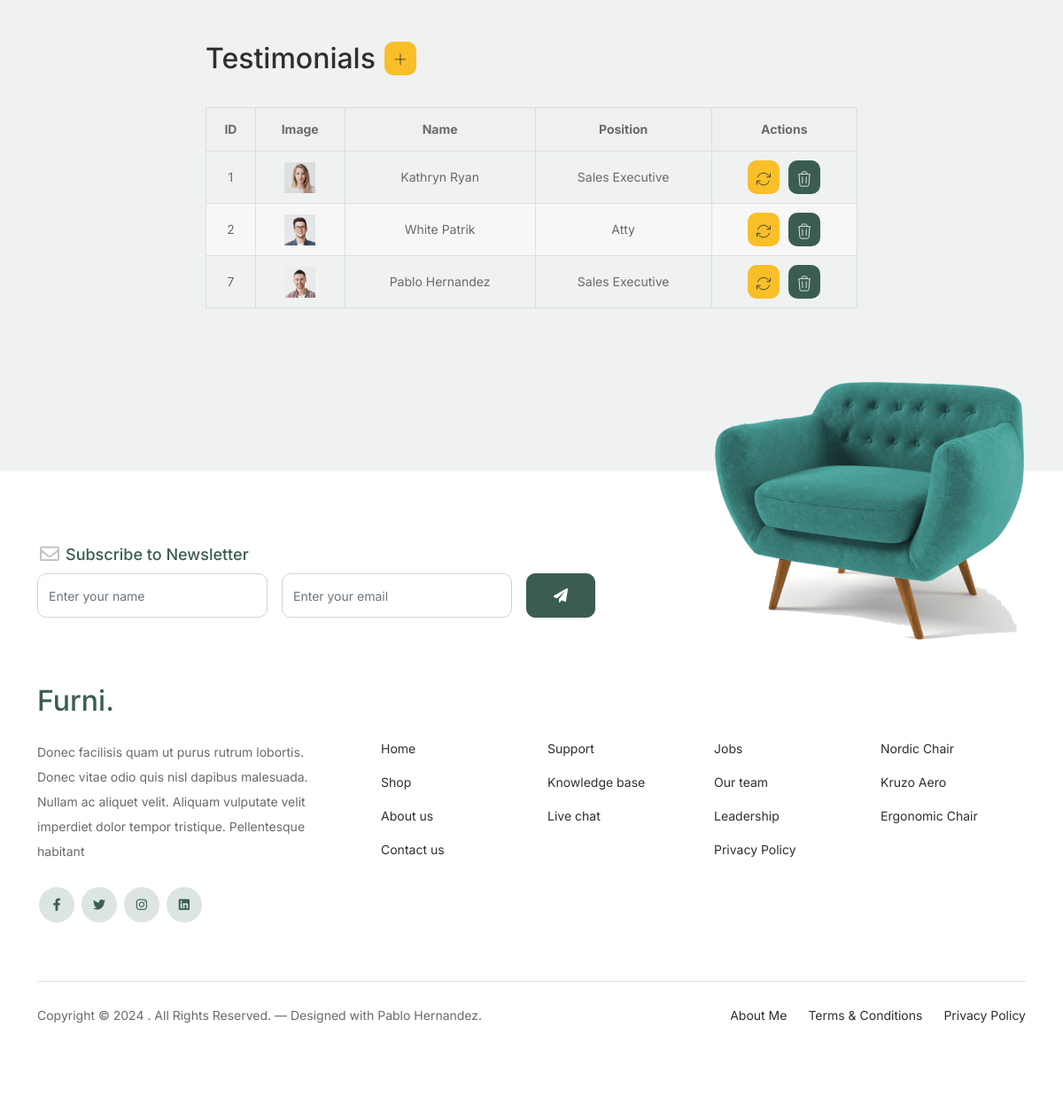
Page /testimonials/ (signed in, lower part) on the earlier database version.
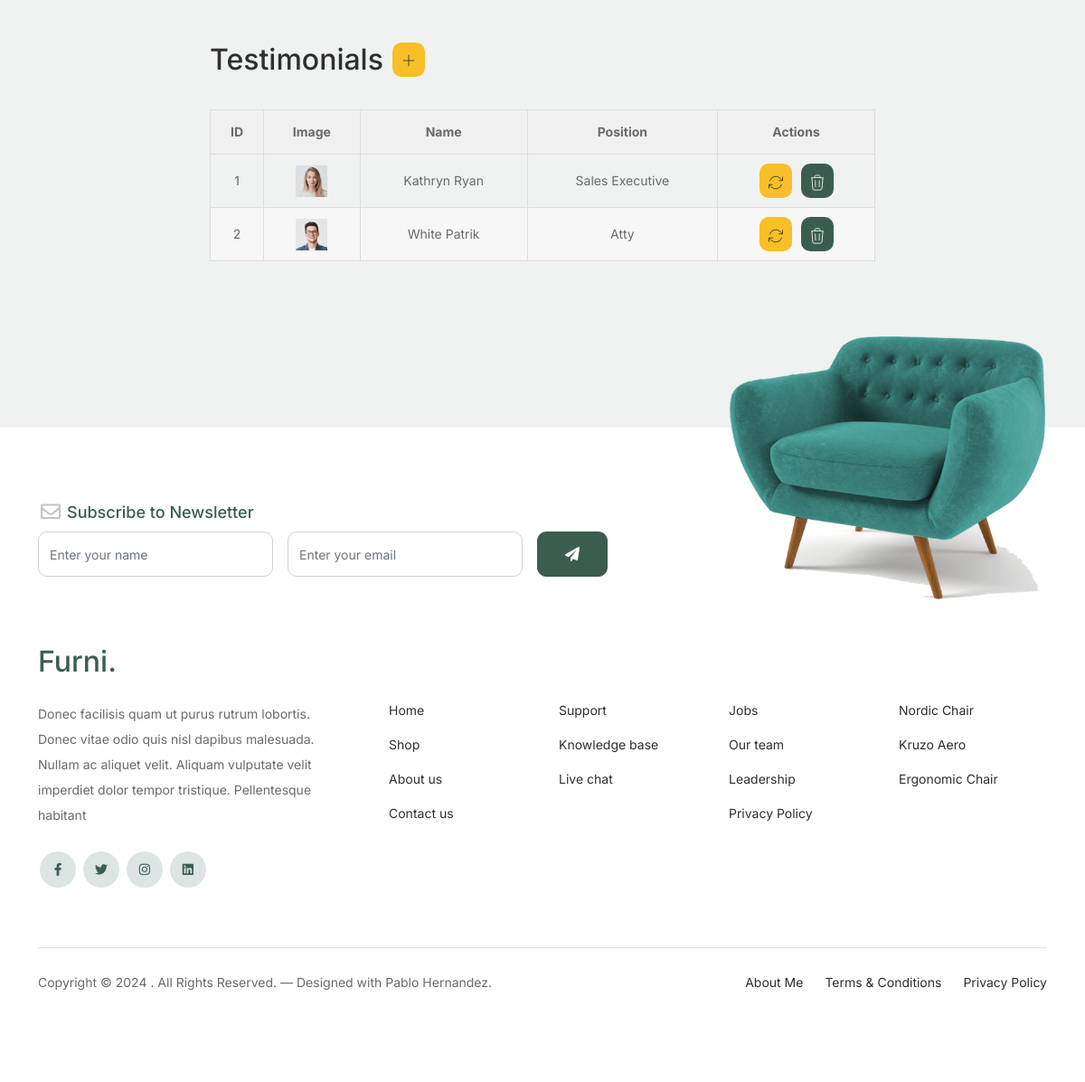
Same page on the later database version.
### models/models.py (models this page shows, shortened)
class Testimonial(models.Model):
    first_name = models.CharField(max_length=100)
    last_name = models.CharField(max_length=100)
    position = models.CharField(max_length=100)
    testimonial = models.TextField(default="")
    image_url = models.CharField(max_length=2083, default="")
    class Meta:
        verbose_name_plural = "Testimonials"
        verbose_name = "Testimonial"

### models/views.py (the view)
# urls.py: path("testimonials/", Testimonials.as_view(), name="testimonials"),
class Testimonials(CustomLoginRequiredMixin, ListView):
    model = Testimonial
    template_name = "testimonials.html"

### models/views.py (called while the page is built)
    def dispatch(self, request, *args, **kwargs):
        user = request.user
        if not user.is_authenticated:
            messages.warning(request, "You must be logged in to view this page")
            return self.handle_no_permission()
        return super(CustomLoginRequiredMixin, self).dispatch(request, *args, **kwargs)

### models/templates/testimonials.html (shortened to what this page needs)
{% extends 'index.html' %}
{% block static %}
	{% load static %}
{% endblock static %}
{% block content %}
	<div class="untree_co-section">
		<div class="container">
	  	<div class="block">
        <div class="row justify-content-center mb-5">
          <div class="col-md-8 col-lg-8 pb-4">
					  <div class="row mb-2">
              <div class="title-table" >
                <h2 class="section-title">Testimonials</h2>
                <a class="btn-table btn-secondary" href="{% url 'testimonialCreate' %}">
                  <svg xmlns="http://www.w3.org/2000/svg" fill="none" viewBox="0 0 24 24" strokeWidth=2 stroke="currentColor" class="icon-table">
                    <path strokeLinecap="round" strokeLinejoin="round" d="M12 4.5v15m7.5-7.5h-15" />
                  </svg>
                </a>
              </div>
					  </div>
            <table>
              <tr>
                <th>ID</th>
                <th>Image</th>
                <th>Name</th>
                <th>Position</th>
                <th>Actions</th>
              </tr>
              {% for testimonial in testimonial_list %}
              <tr>
                <td>{{testimonial.id}}</td>
                <td><img class="img-table" src="{% static 'images/'|add:testimonial.image_url %}" alt="" /></td>
                <td>{{testimonial.first_name}} {{testimonial.last_name}}</td>
                <td>{{testimonial.position}}</td>
                <td>
                  <div class="actions-table" >
                    <a class="btn-table btn-secondary" href="{% url 'testimonialUpdate' testimonial.id %}">
                    </a>
                    <a class="btn-table btn-primary" href="{% url 'testimonialDelete' testimonial.id %}">
                    </a>
                  </div>
                </td>
              </tr>
              {% endfor %}
            </table>
          </div>
        </div>
			</div>
	  </div>
	</div>
{% endblock content %}

Differences in the rows shown:
removed Testimonial: id "7", image_url (picture), first_name "Pablo", last_name "Hernandez", position "Sales Executive"
